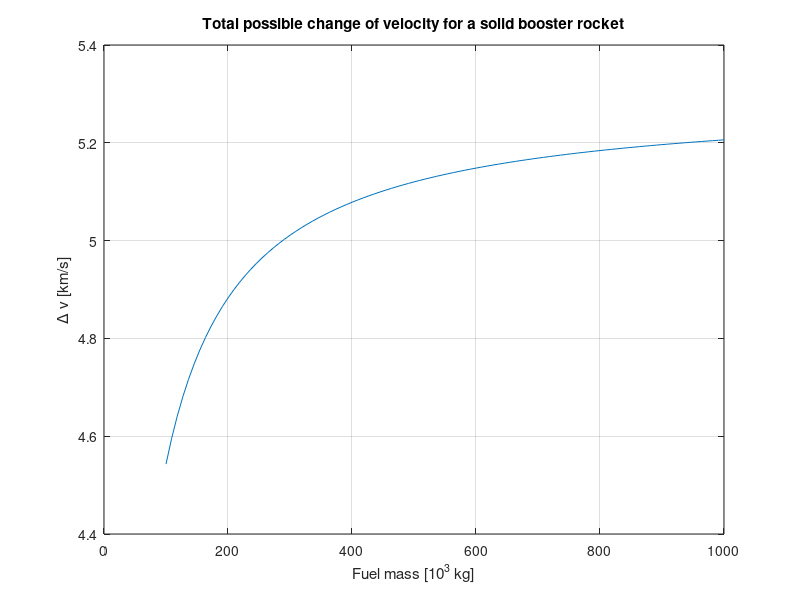

Recreate this plot in MATLAB.
%% Delta-v for a Booster Rocket I exercise
%
% Uses the rocket equation to calculate delta-v (total possible change of
% velocity) for a simple rocket, for a range of fuel masses, assuming that
% increasing fuel mass increases the height of the rocket, and therefore
% the mass of the rocket structure.

%% Set parameters
ve = 2.6;       % exhaust velocity [km/s]
mfix = 6.1;     % fixed mass of rocket [t]
alpha = 0.15;   % ratio of mass of structure to mass of fuel

%% Create vector of fuel masses
m = linspace(100,1000);

%% Calculate delta-v using rocket equation
dv = ve*log(1 + m./(alpha*m+mfix));

%% Plot results
plot(m,dv)
xlabel('Fuel mass [10^3 kg]')
ylabel('\Delta v [km/s]')
title('Total possible change of velocity for a solid booster rocket')
grid on
